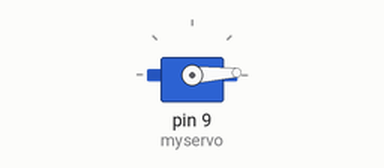
This sketch was run on a simulated Arduino Uno, built with avr-gcc and run on an emulated ATmega328P. On the bench: servo.

Above: at 0.05 s.
At 0.7 s:
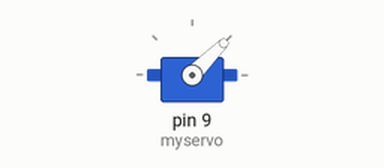
At 1.35 s:
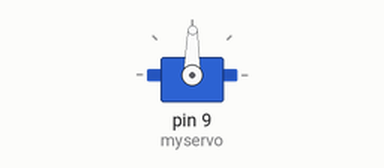
At 2.7 s:
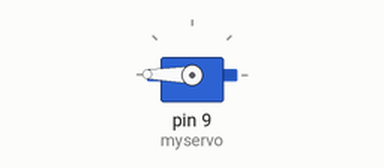
Timing chart, 0 to 6.2 s (numbered marks = the images above):
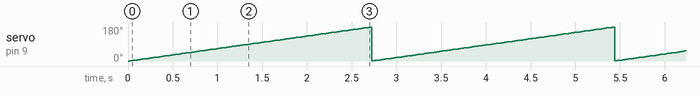

Measured:
- by itself, servo on pin 9 (myservo): ramps from 1° to 180° and jumps back, once every 2.7 s

The sketch:

Servo_Example.ino
```cpp
#include <Servo.h>
Servo myservo;
int pos = 0;

void setup() {
  myservo.attach(9);
}

void loop() {
  for(pos=0; pos<=180; pos+=1) {
    myservo.write(pos);
    delay(15);
    if (pos >= 180)
      pos = 0;
  }
  //for(pos = 180; pos>=1; pos-=1) {
  //  myservo.write(pos);
  //  delay(15);
  //}
}
```
